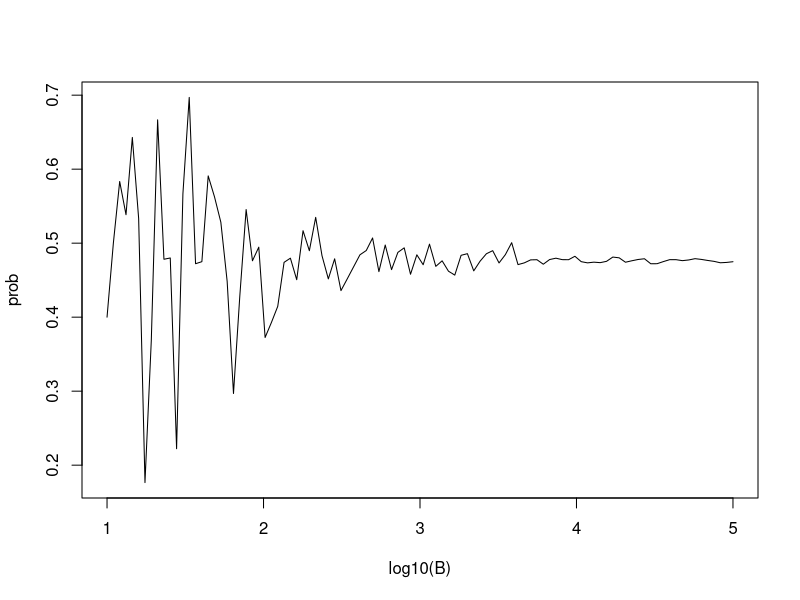

Here is the R script that generated this plot:
### Code: Estimating a practical value of B

B <- 10^seq(1, 5, len = 100)    # defines vector of many B values
compute_prob <- function(B, n = 22){    # function to run Monte Carlo simulation with each B
  same_day <- replicate(B, {
    bdays <- sample(1:365, n, replace = TRUE)
    any(duplicated(bdays))
  })
  mean(same_day)
}
prob <- sapply(B, compute_prob)    # apply compute_prob to many values of B
plot(log10(B), prob, type = "l")    # plot a line graph of estimates 